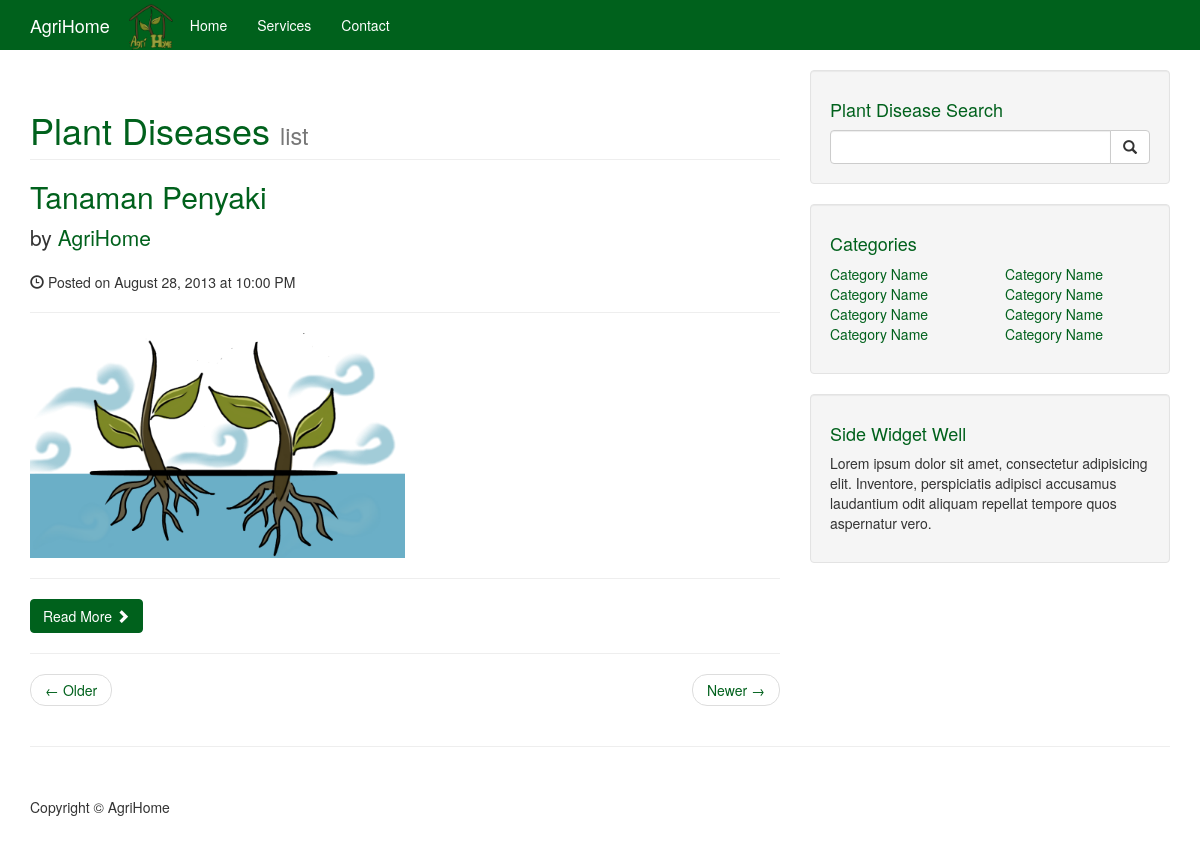
The app's page /postslist.php with its own data.
### tables this page shows
CREATE TABLE `penyakit_tanaman` (
  `id_penyakit` int(11) NOT NULL,
  `judul_tanaman` char(15) NOT NULL,
  `deskripsi_penyakit` longtext NOT NULL,
  `gambar_penyakit` varchar(255) NOT NULL,
  `validasi_penyakit` int(11) NOT NULL DEFAULT '0'
);

### postslist.php (the view, shortened to what this page needs)
<!DOCTYPE html>
<?php include 'connect.php'; ?>
<?php $query = mysqli_query($conn,"SELECT * FROM penyakit_tanaman WHERE validasi_penyakit = 1"); ?>
<html lang="en">
<head>
    <link href="css/postlist.css" rel="stylesheet">
    <link href="css/blog-home.css" rel="stylesheet">
</head>
<body>
    <nav class="navbar navbar-inverse navbar-fixed-top" role="navigation">
        <div class="container">
            <div class="navbar-header">
                <a class="navbar-brand" href="#">AgriHome</a> <img src="img/portfolio/gambar/logo.png" width="50" height"50">
            </div>
            <div class="collapse navbar-collapse" id="bs-example-navbar-collapse-1">
                <ul class="nav navbar-nav">
                    <li>
                        <a href="index.php">Home</a>
                    </li>
                    <li>
                        <a href="#">Services</a>
                    </li>
                    <li>
                        <a href="#">Contact</a>
                    </li>
                </ul>
            </div>
        </div>
    </nav>
    <div class="container">
        <div class="row">
            <div class="col-md-8">
                <h1 class="page-header">
                    Plant Diseases
                    <small>list</small>
                </h1>
              <?php while($row = mysqli_fetch_array($query)) { ?>
                <h2>
                    <a href="#"><?php echo $row['judul_tanaman']; ?></a>
                </h2>
                <p class="lead">
                    by <a href="index.php">AgriHome</a>
                </p>
                <p><span class="glyphicon glyphicon-time"></span> Posted on August 28, 2013 at 10:00 PM</p>
                <hr>
                <img class="img-responsive" src="<?php echo $row['gambar_penyakit']; ?>" alt="">
                <hr>
                <a class="btn btn-primary" href="artikel.php?id=<?php echo $row['id_penyakit']?>">Read More <span class="glyphicon glyphicon-chevron-right"></span></a>
                <hr>
                <?php } ?>
                <ul class="pager">
                    <li class="previous">
                        <a href="#">&larr; Older</a>
                    </li>
                    <li class="next">
                        <a href="#">Newer &rarr;</a>
                    </li>
                </ul>
            </div>
            <div class="col-md-4">
                <div class="well">
                    <h4>Plant Disease Search</h4>
                    <div class="input-group">
                        <input type="text" class="form-control">
                        <span class="input-group-btn">
                            <button class="btn btn-default" type="button">
                                <span class="glyphicon glyphicon-search"></span>
                        </button>
                        </span>
                    </div>
                </div>
                <div class="well">
                    <h4>Categories</h4>
                    <div class="row">
                        <div class="col-lg-6">
                            <ul class="list-unstyled">
                                <li><a href="#">Category Name</a>
                                </li>
                                <li><a href="#">Category Name</a>
                                </li>
                                <li><a href="#">Category Name</a>
                                </li>
                                <li><a href="#">Category Name</a>
                                </li>
                            </ul>
                        </div>
                        <div class="col-lg-6">
                            <ul class="list-unstyled">
                                <li><a href="#">Category Name</a>
                                </li>
                                <li><a href="#">Category Name</a>
                                </li>
                                <li><a href="#">Category Name</a>
                                </li>
                                <li><a href="#">Category Name</a>
                                </li>
                            </ul>
                        </div>
                    </div>
                </div>
                <div class="well">
                    <h4>Side Widget Well</h4>
                    <p>Lorem ipsum dolor sit amet, consectetur adipisicing elit. Inventore, perspiciatis adipisci accusamus laudantium odit aliquam repellat tempore quos aspernatur vero.</p>
                </div>
            </div>
        </div>
        <hr>
        <footer>
            <div class="row">
                <div class="col-lg-12">
                    <p>Copyright &copy; AgriHome</p>
                </div>
            </div>
        </footer>
    </div>
</body>
</html>

### css/blog-home.css (style rules this page uses)
body { padding-top: 70px; }
footer { margin: 50px 0; }

### records on screen
penyakit_tanaman: judul_tanaman "Tanaman Penyaki", gambar_penyakit (picture)
